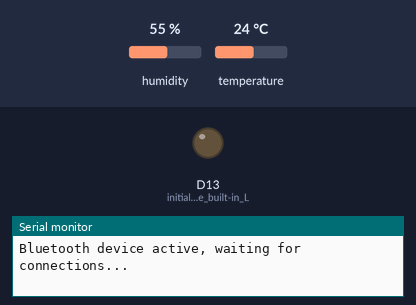
A sketch run on a simulated Arduino Nano 33 BLE. Parts: output pins drawn as LEDs (lit = HIGH), the last lines printed to the serial monitor. Inputs (shaded band) come from the test bench; at power-on: humidity 55 %, temperature 24 °C. Nothing arrives over Bluetooth unless stated; a phone connects over Bluetooth LE 3 s after start.

Above: at 0.1 s.
At 3.1 s:
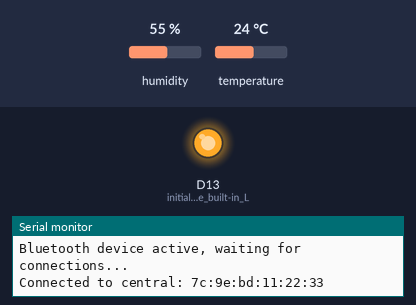
Timing chart, 0 to 4.6 s (numbered marks = the images above):
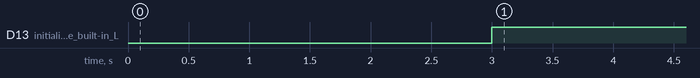

Measured:
- by itself, D13 (initialize_the_built-in_L): LOW → HIGH at 3.0 s

The sketch:

PlantMonitor.ino
```cpp
/*
  Plant Environment Monitor

  This code creates a BLE peripheral that outputs the temperature and humidity
  localised around the Arduino Nano 33 BLE Sense.

  Code is modified from the ArduinoBLE BatteryMonitor example.
*/

#include <ArduinoBLE.h>
#include <Arduino_HTS221.h>

// UUID number source: https://www.bluetooth.com/specifications/assigned-numbers/
// List of characteristics available for environmental sensing: https://www.bluetooth.com/specifications/assigned-numbers/environmental-sensing-service-characteristics/
#define SERVICE_UUID_ESS "181A"             // Environmental Sensing Service UUID
#define CHAR_UUID_TEMPERATURE "2A6E"        // Temperature characteristic UUID
#define CHAR_UUID_HUMIDITY "2A6F"           // Humidity characteristic UUID

// BLE Environmental Service
BLEService envService(SERVICE_UUID_ESS);

// Characteristic data types taken from GATT Specification Supplement
// Source: https://www.bluetooth.com/specifications/specs/
// BLE Temperature Characteristic
BLEIntCharacteristic tempChar(CHAR_UUID_TEMPERATURE, BLERead | BLENotify);
//BLE Humidity Characteristic
BLEUnsignedIntCharacteristic humChar(CHAR_UUID_HUMIDITY, BLERead | BLENotify);

int16_t oldTemp = 0; //last temerature reading
uint16_t oldHum = 0; //last humidity reading
long previousMillis = 0; //last time sensors were checked, in ms

void setup() {
  Serial.begin(9600);    // initialize serial communication
//  while (!Serial);

  pinMode(LED_BUILTIN, OUTPUT); // initialize the built-in LED pin to indicate when a central is connected

  // begin initialization
  if (!BLE.begin()) {
    Serial.println("starting BLE failed!");
    while (1);
  }

  //Sensor Setup
  if (!HTS.begin()) {
    Serial.println("Failed to initialize humidity temperature sensor!");
    while (1);
  }

  BLE.setLocalName("PlantMonitor");
  BLE.setAdvertisedService(envService); // Add service UUID
  envService.addCharacteristic(tempChar); // Add temperature characteristic
  envService.addCharacteristic(humChar); // Add humidity characteristic
  BLE.addService(envService); // Add the environmental service

  // Set initial values for Characteristics
  tempChar.writeValue(oldTemp);
  humChar.writeValue(oldHum);

  BLE.advertise();

  Serial.println("Bluetooth device active, waiting for connections...");
}

void loop() {
  // Wait for a BLE central
  BLEDevice central = BLE.central();

  // if a central is connected to the peripheral:
  if (central) {
    Serial.print("Connected to central: ");
    Serial.println(central.address()); // print central BT address
    digitalWrite(LED_BUILTIN, HIGH); // turn on LED to indicate connection

    //check temp and humidity every 5 seconds
    while (central.connected()) {
      long currentMillis = millis();
      if (currentMillis - previousMillis >= 5000) {
        previousMillis = currentMillis;
        updateSensors();
      }
    }//end while

    // when central disconnecteds, turn off LED
    digitalWrite(LED_BUILTIN, LOW);
    Serial.print("Disconnected from central: ");
    Serial.println(central.address());
  }//endif
}

void updateSensors() {
  float temp = HTS.readTemperature();
  float hum = HTS.readHumidity();

  // Multiply by 100 to get 0.01 precision float data stored as int
  int envTemp = temp * 100;
  unsigned int envHum = round(hum) * 100;

  if (envTemp != oldTemp) { // if temp has changed
    tempChar.writeValue(envTemp); // update temp characteristic
    oldTemp = envTemp; //save temp for next comparison
    Serial.print(envTemp/100.0);
    Serial.println(" °C");
  }

  if (envHum != oldHum) {
    humChar.writeValue(envHum);
    oldHum = envHum;
    Serial.print(envHum/100.0);
    Serial.println(" %");
  }

}
```
